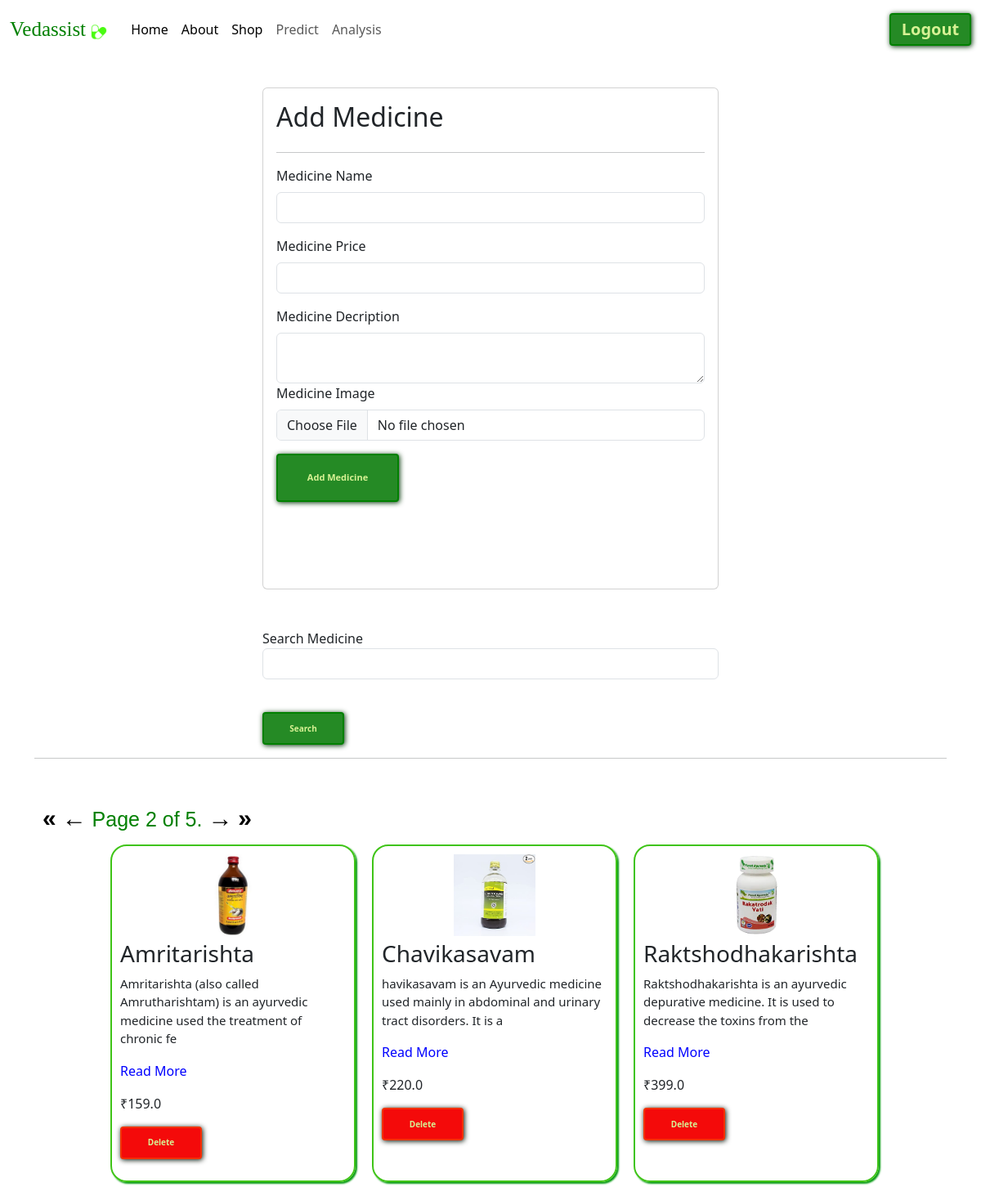
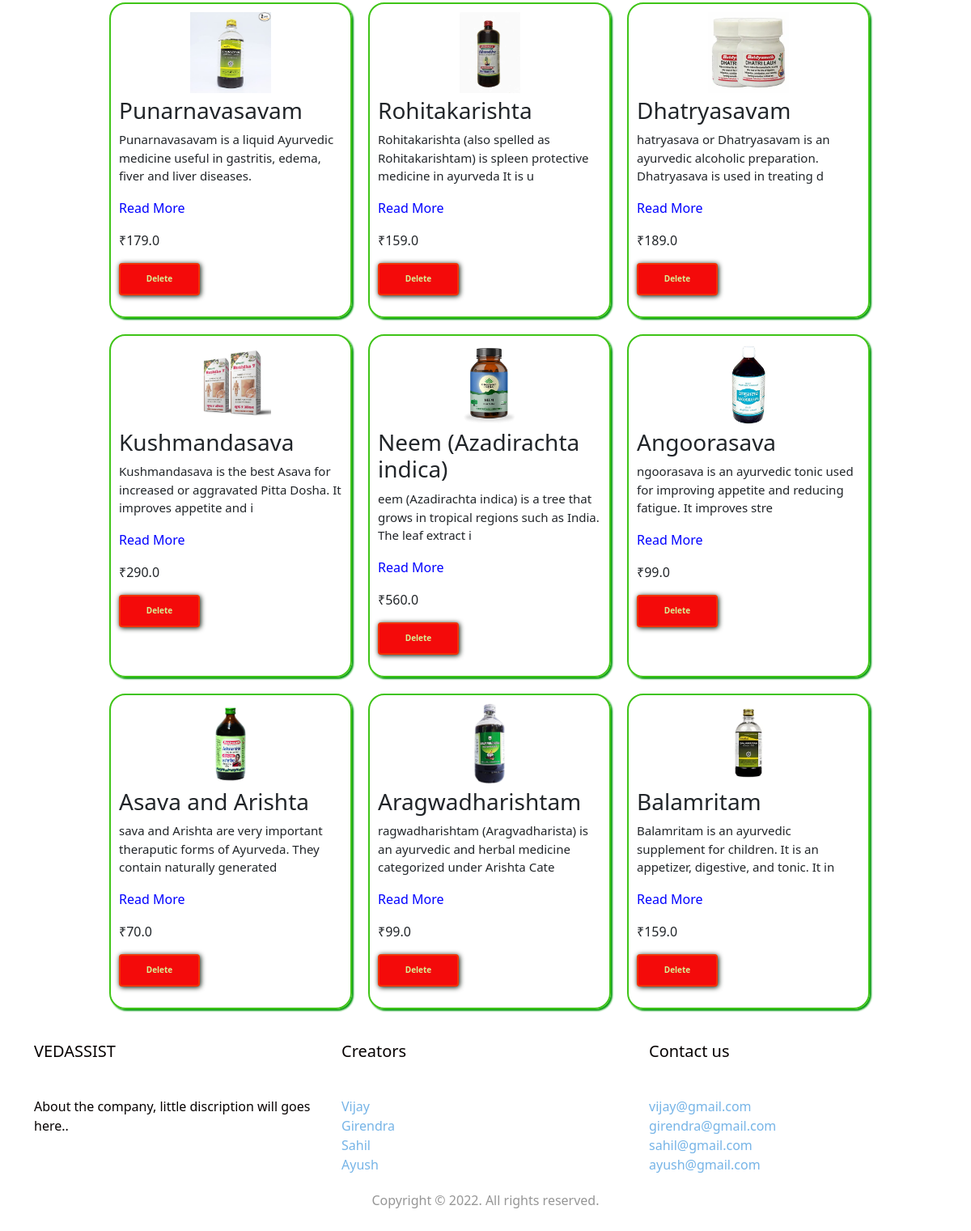
The page /medicines/?page=2 (signed in) on the database its author committed (2 pictures, top to bottom).
### vedassist/models.py (models this page shows)
class Medicine(models.Model):
    user =models.ForeignKey(User , on_delete=models.SET_NULL , null=True,blank=True)
    medicine_name = models.CharField(max_length=100)
    medicine_price = models.FloatField(default=10.00)
    medicine_description= models.TextField(default="Default description")
    medicine_image = models.ImageField(upload_to = "medicine")
    medicine_view_count=models.IntegerField(default=1)

### vedassist/views.py (the view, shortened to what this page needs)
# urls.py: path('medicines/' , views.medicines, name="medicines"),
@login_required(login_url='login')
def medicines(request):
    queryset = Medicine.objects.all()
    paginator = Paginator(queryset, 12)
    page_number = request.GET.get("page", 1)
    page_obj = paginator.get_page(page_number)
    context = {'page_obj': page_obj, 'medicines': page_obj}
    return render(request, 'medicines.html', context)

### vedassist/templates/medicines.html (shortened to what this page needs)
{% extends "base.html"%}
{% block start %}
<link rel="stylesheet" href="../static/shop.css">
<h4 class="wel"> Welcome
</h4>
<div class = "container mt-5">
    <form class= "col-6 mx-auto card p-3 shadow.lg" method="POST" enctype="multipart/form-data">
      <h2> Add Medicine </h2>
      <hr>
        <div class="mb-3">
          <label for="exampleInputEmail1" class="form-label">Medicine Name</label>
          <input name="medicine_name"  required type="text" class="form-control">
        </div>
        <div class="mb-3">
          <label for="exampleInputEmail1" class="form-label">Medicine Price</label>
          <input name="medicine_price"  required type="number" class="form-control">
        </div>
        <div class="mb-6">
          <label for="exampleInputPassword1" class="form-label">Medicine Decription</label>
          <textarea class="form-control" name="medicine_description" required> </textarea>
        </div>
        <div class="mb-3">
          <label for="exampleInputPassword1" class="form-label">Medicine Image</label>
          <input name ="medicine_image" required type="file" class="form-control">
        </div>
        <button type="submit" class="btn3" style="font-size: 11px;">Add Medicine</button>
    </form>
    <div class="mt-5">
      <div class="mx-auto col-6">
        <form>
          <div class="mb-3"
            <label for="exampleInputEmail1" class="form-label">Search Medicine</label>
            <input name="search" type="text" class="form-control">
          </div>
          <br>
          <button type="submit" class="btn4">Search</button>
        </form>
    </div>
<hr>
<br>
<div class="pagination">
  <span class="step-links">
    {% if page_obj.has_previous %}
      <a href="?page=1"><button class="pre">&laquo;</button></a>
      <a href="?page={{ page_obj.previous_page_number }}"><button class="pre">←</button></a>
    {% endif %}
    <span class="current">
      Page {{ page_obj.number }} of {{ page_obj.paginator.num_pages }}.
    </span>
    {% if page_obj.has_next %}
      <a href="?page={{ page_obj.next_page_number }}"><button class="pre">→</button></a>
      <a href="?page={{ page_obj.paginator.num_pages }}"><button class="pre">&raquo;</button></a>
    {% endif %}
  </span>
</div>
      <div class="card2">
        {% for medicine in medicines %}
        <div class="card_con2">
          <center><img src ="/media/{{medicine.medicine_image}}" style="height : 100px; margin-bottom: 5px;" ></center>
          <h3>{{medicine.medicine_name}}</h3>
          <p class="text" id="text{{medicine.id}}">{{medicine.medicine_description | slice:"1:100"}}<span class="moretext">{{medicine.medicine_description | slice:"100:"}}</span></p>
          <p class="readmore" id="readmore{{medicine.id}}" onclick="expand({{medicine.id}})">Read More</p>
          <p>
            ₹{{ medicine.medicine_price }}
          </p>
           <p>
            <a href ="/delete-medicine/{{medicine.id}}/"><button class ="btn5">Delete</button></a>
           </p>
        </div>
        {% endfor %}
    </div>
</div>
</div>
{% endblock %}

### vedassist/static/test.css (style rules this page uses)
* { margin: 0; padding: 0; cursor: url(../static/images/cursor.png),auto; }
.btn3 { padding: 1.1rem 2rem; background: none; border: 2px solid green; font-size: 15px; color: #d7f194; cursor: pointer; position: relative; overflow: hidden; transition: all 0.3s; border-radius: 4px; background-color: rgb(37, 138, 37); font-weight: bolder; box-shadow: 1px 1px 6px #013405; width: 160px; height: 59px; margin-top: 0; margin-bottom: 90px; }
.btn3:before { content: ""; position: absolute; width: 100px; height: 120%; background-color: #b3f50e; top: 50%; transform: skewX(30deg) translate(-150%,-50%); transition: all 0.5s; overflow: hidden; }

### vedassist/static/shop.css (style rules this page uses)
* { margin: 0; padding: 0; cursor: url(../static/images/cursor.png),auto; }
.card2 { display: flex; justify-content: center; flex-flow: row wrap; gap: 20px; padding-left: 10px; padding-bottom: 20px; }
.card_con2 { width: 300px; height: auto; padding: 10px; border: 2px solid rgb(63, 196, 23); border-radius: 20px; box-shadow:2px 2px 2px #079b13; }
.pagination { padding: 10px; font-size: 25px; font-family: 'Franklin Gothic Medium', 'Arial Narrow', Arial, sans-serif; color: green; }
.pre { border: transparent; background: transparent; font-weight: 600; font-family: 'Franklin Gothic Medium', 'Arial Narrow', Arial, sans-serif; font-size: 30px; }
.wel { color: green; font-family: cursive; z-index: 999; margin-top: 30px; }
.btn3 { padding: 1.1rem 2rem; background: none; border: 2px solid green; font-size: 15px; color: #d7f194; cursor: pointer; position: relative; overflow: hidden; transition: all 0.3s; border-radius: 4px; background-color: rgb(37, 138, 37); font-weight: bolder; box-shadow: 1px 1px 6px #013405; width: 150px; height: 59px; margin-top: 0; margin-bottom: 90px; }
.btn3:before { content: ""; position: absolute; width: 100px; height: 120%; background-color: #b3f50e; top: 50%; transform: skewX(30deg) translate(-150%,-50%); transition: all 0.5s; overflow: hidden; }
.btn4 { padding: 0.65rem 1rem; background: none; border: 2px solid green; font-size: 10px; color: #d7f194; cursor: pointer; position: relative; overflow: hidden; transition: all 0.3s; border-radius: 4px; background-color: rgb(37, 138, 37); font-weight: bolder; box-shadow: 1px 1px 6px #013405; width: 100px; height: 40px; margin-top: 0; }
.btn4:before { content: ""; position: absolute; width: 100px; height: 120%; background-color: #b3f50e; top: 50%; transform: skewX(30deg) translate(-150%,-50%); transition: all 0.5s; overflow: hidden; }
.btn5 { padding: 0.65rem 1rem; background: none; border: 2px solid rgb(243, 49, 5); font-size: 10px; color: #d7f194; cursor: pointer; position: relative; overflow: hidden; transition: all 0.3s; border-radius: 4px; background-color: rgb(244, 10, 10); font-weight: bolder; box-shadow: 1px 1px 6px #020f03; width: 100px; height: 40px; margin-top: 0; }
.btn5:before { content: ""; position: absolute; width: 100px; height: 120%; background-color: #f52d0e; top: 50%; transform: skewX(30deg) translate(-150%,-50%); transition: all 0.5s; overflow: hidden; }
.readmore { color: blue; cursor: pointer; }
.text { font-size: 15px; }

### vedassist/templates/base.html (style rules this page uses)
* { margin: 0; padding: 0; cursor: url('../static/images/cursor.png'),auto; }

### rows shown on the page
Medicine: medicine_image (picture), medicine_name "Amritarishta", medicine_description "Amritarishta (also called Amrutharishtam) is an ayurvedic medicine used the treatment of chronic fe", medicine_price "159.0"
Medicine: medicine_image (picture), medicine_name "Chavikasavam", medicine_description "havikasavam is an Ayurvedic medicine used mainly in abdominal and urinary tract disorders. It is a", medicine_price "220.0"
Medicine: medicine_image (picture), medicine_name "Raktshodhakarishta", medicine_description "Raktshodhakarishta is an ayurvedic depurative medicine. It is used to decrease the toxins from the", medicine_price "399.0"
Medicine: medicine_image (picture), medicine_name "Punarnavasavam", medicine_description "Punarnavasavam is a liquid Ayurvedic medicine useful in gastritis, edema, fiver and liver diseases.", medicine_price "179.0"
Medicine: medicine_image (picture), medicine_name "Rohitakarishta", medicine_description "Rohitakarishta (also spelled as Rohitakarishtam) is spleen protective medicine in ayurveda It is u", medicine_price "159.0"
Medicine: medicine_image (picture), medicine_name "Dhatryasavam", medicine_description "hatryasava or Dhatryasavam is an ayurvedic alcoholic preparation. Dhatryasava is used in treating d", medicine_price "189.0"
Medicine: medicine_image (picture), medicine_name "Kushmandasava", medicine_description "Kushmandasava is the best Asava for increased or aggravated Pitta Dosha. It improves appetite and i", medicine_price "290.0"
Medicine: medicine_image (picture), medicine_name "Neem (Azadirachta indica)", medicine_description "eem (Azadirachta indica) is a tree that grows in tropical regions such as India. The leaf extract i", medicine_price "560.0"
Medicine: medicine_image (picture), medicine_name "Angoorasava", medicine_description "ngoorasava is an ayurvedic tonic used for improving appetite and reducing fatigue. It improves stre", medicine_price "99.0"
Medicine: medicine_image (picture), medicine_name "Asava and Arishta", medicine_description "sava and Arishta are very important theraputic forms of Ayurveda. They contain naturally generated", medicine_price "70.0"
Medicine: medicine_image (picture), medicine_name "Aragwadharishtam", medicine_description "ragwadharishtam (Aragvadharista) is an ayurvedic and herbal medicine categorized under Arishta Cate", medicine_price "99.0"
Medicine: medicine_image (picture), medicine_name "Balamritam", medicine_description "Balamritam is an ayurvedic supplement for children. It is an appetizer, digestive, and tonic. It in", medicine_price "159.0"

### other values the page prints
{{ page_obj.number }} "2"
{{ page_obj.paginator.num_pages }} "5"
